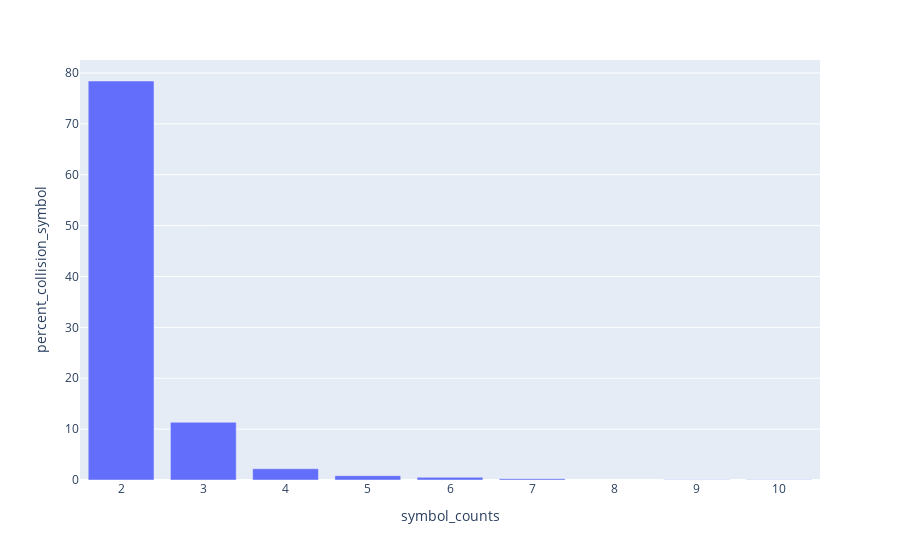

Notebook cell for this chart:
### Code cell
create_ambiguous_symbol_histogram(hgnc_ambiguous_symbol_counts, "HGNC", hgnc_ambiguous_symbol_set_count)

### Figure 1 — Plotly figure (JSON) as saved in the notebook; plotly's stock layout.template omitted (floating-point values rounded to 4 significant figures)
{"data": [{"alignmentgroup": "True", "hovertemplate": "symbol_counts=%{x}<br>percent_collision_symbol=%{y}<extra></extra>", "legendgroup": "", "marker": {"color": "#636efa", "pattern": {"shape": ""}}, "name": "", "offsetgroup": "", "orientation": "v", "showlegend": false, "textposition": "auto", "type": "bar", "x": [2, 3, 4, 5, 6, 7, 9, 10], "xaxis": "x", "y": [78.42, 11.34, 2.216, 0.8475, 0.5215, 0.2608, 0.06519, 0.06519], "yaxis": "y"}], "layout": {"barmode": "relative", "legend": {"tracegroupgap": 0}, "margin": {"t": 60}, "xaxis": {"anchor": "y", "domain": [0, 1], "title": {"text": "symbol_counts"}}, "yaxis": {"anchor": "x", "domain": [0, 1], "title": {"text": "percent_collision_symbol"}}}}
